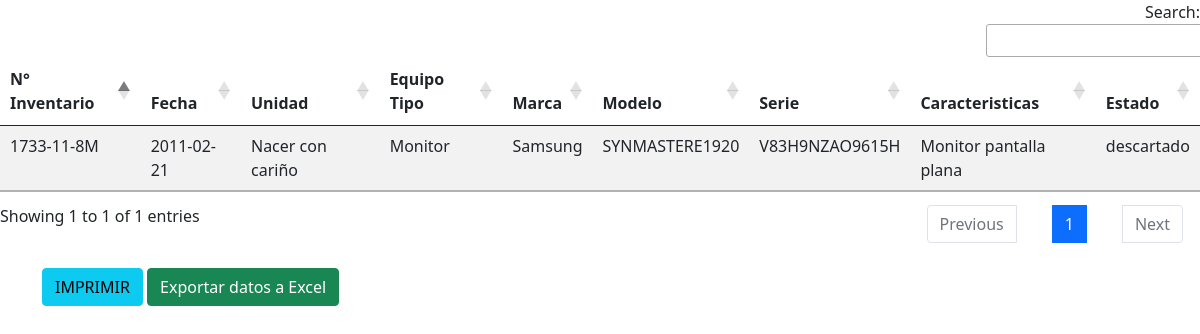
Screenshot of /tbFisico.php with the database file from the repository.
### tables this page shows
CREATE TABLE `inventariof` (
  `N_inventario` varchar(25) NOT NULL,
  `fecha` date NOT NULL,
  `Unidad` varchar(50) NOT NULL,
  `Tipo_equipo` varchar(35) DEFAULT NULL,
  `Marca` varchar(10) DEFAULT NULL,
  `Modelo` varchar(15) DEFAULT NULL,
  `Serie` varchar(35) DEFAULT NULL,
  `caracteristicas` varchar(255) DEFAULT NULL,
  `estado` varchar(11) NOT NULL,
  PRIMARY KEY (`N_inventario`)   
);

### tbFisico.php (the view, shortened to what this page needs)
<!DOCTYPE html>
<html lang="en">
<head>
    <link href="https://cdn.jsdelivr.net/npm/bootstrap@5.0.2/dist/css/bootstrap.min.css"
    rel="stylesheet"
>
    <link href="https://cdn.datatables.net/1.10.25/css/jquery.dataTables.min.css" rel="stylesheet">
    <link href="https://cdn.datatables.net/buttons/1.7.1/css/buttons.dataTables.min.css" rel="stylesheet">
</head>
<body>
    <?php
    $conex = mysqli_connect("localhost", "root", "123456", "inventario");
    $query = 'SELECT * FROM inventariof';
    $result = mysqli_query($conex, $query);
    ?>
    <table id="tabla" class="table table-striped">
        <thead>
            <tr>
                <th>N° Inventario</th>
                <th>Fecha</th>
                <th>Unidad</th>
                <th>Equipo Tipo</th>
                <th>Marca</th>
                <th>Modelo</th>
                <th>Serie</th>
                <th>Caracteristicas</th>
                <th>Estado</th>
            </tr>
        </thead>
        <tbody>
            <?php while ($row = mysqli_fetch_assoc($result)) { ?>
            <tr>
                <td><?php echo $row['N_inventario'] ?></td>
                <td><?php echo $row['fecha'] ?></td>
                <td><?php echo $row['Unidad'] ?></td>
                <td><?php echo $row['Tipo_equipo'] ?></td>
                <td><?php echo $row['Marca'] ?></td>
                <td><?php echo $row['Modelo'] ?></td>
                <td><?php echo $row['Serie'] ?></td>
                <td><?php echo $row['caracteristicas'] ?></td>
                <td><?php echo $row['estado'] ?></td>
            </tr>
            <?php } ?>
        </tbody>
    </table>
    <div class="container">
        <button id="print-button" class="btn btn-info" type="button">IMPRIMIR</button>
        <button id="btnExportar" class="btn btn-success">
                <i class="fas fa-file-excel"></i> Exportar datos a Excel
            </button>
    </div>
</body>
</html>

### rows the page displays
inventariof: N_inventario "1733-11-8M", fecha "2011-02-21", Unidad "Nacer con cariño", Tipo_equipo "Monitor", Marca "Samsung", Modelo "SYNMASTERE1920", Serie "V83H9NZAO9615H", caracteristicas "Monitor pantalla plana", estado "descartado"
